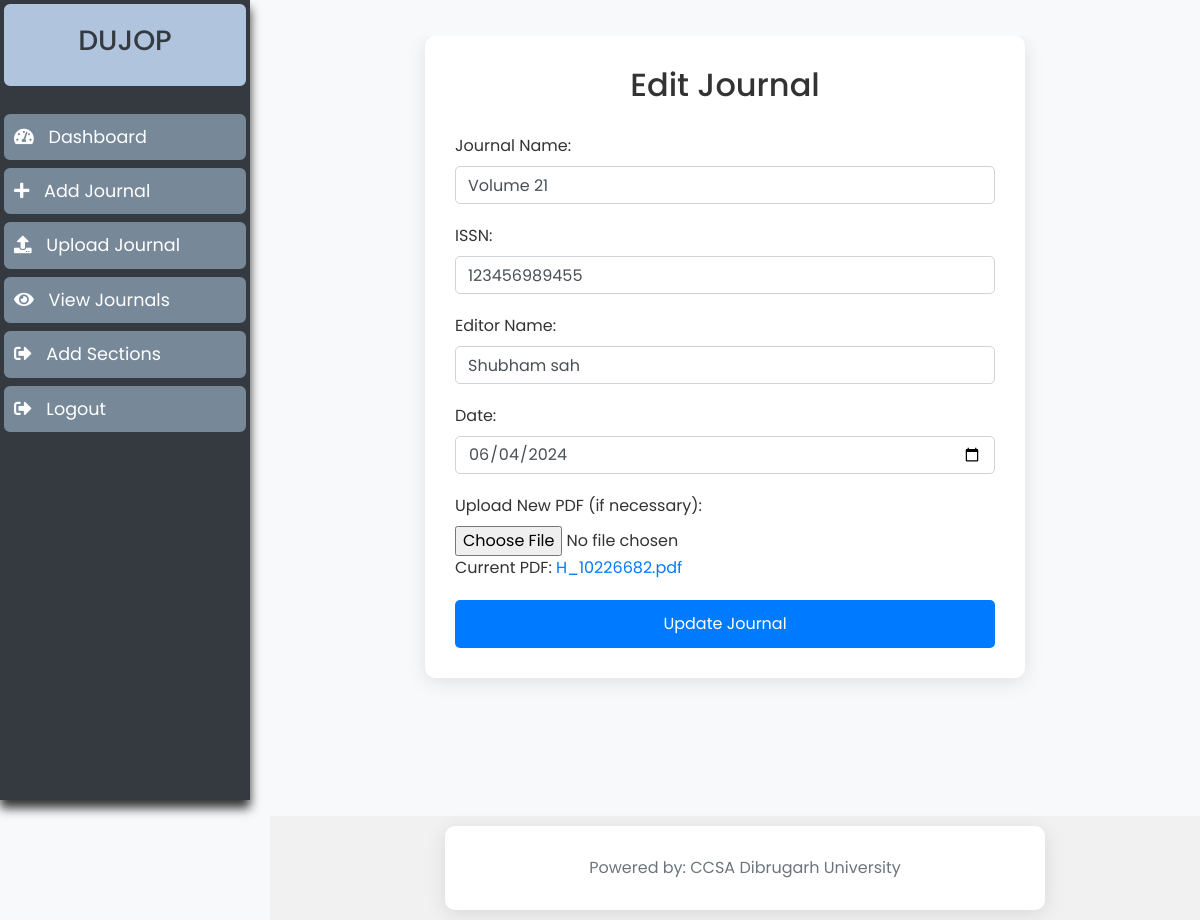
The page /admin/edit_journal.php?id=2 (signed in) on the database its author committed.
### tables this page shows
CREATE TABLE `journals` (
  `id` int(11) NOT NULL,
  `journal_name` varchar(255) NOT NULL,
  `issn` varchar(50) NOT NULL,
  `editor_name` varchar(255) NOT NULL,
  `date` date NOT NULL,
  `status` enum('active','inactive') DEFAULT 'active',
  `pdf` varchar(255) DEFAULT NULL,
  `date_uploaded` timestamp NOT NULL DEFAULT current_timestamp()
);

### admin/edit_journal.php (the view, shortened to what this page needs)
<?php include('includes/header.php'); ?>
<div class="container">
    <h2>Edit Journal</h2>
    <?php
    include('includes/db_connect.php');
    if (isset($_GET['id'])) {
        $journal_id = $_GET['id'];
        $sql = "SELECT * FROM journals WHERE id='$journal_id'";
        $result = $conn->query($sql);
        if ($result->num_rows > 0) {
            $journal = $result->fetch_assoc();
        } else {
            echo "<p>No journal found with the specified ID.</p>";
            exit();
        }
    } else {
        echo "<p>No journal selected to edit.</p>";
        exit();
    }
    ?>
    <form action="edit_journal.php" method="POST" enctype="multipart/form-data">
        <div class="form-group">
            <label for="journal_name">Journal Name:</label>
            <input type="text" class="form-control" id="journal_name" name="journal_name" value="<?php echo htmlspecialchars($journal['journal_name']); ?>" required>
        </div>
        <div class="form-group">
            <label for="issn">ISSN:</label>
            <input type="text" class="form-control" id="issn" name="issn" value="<?php echo htmlspecialchars($journal['issn']); ?>" required>
        </div>
        <div class="form-group">
            <label for="editor_name">Editor Name:</label>
            <input type="text" class="form-control" id="editor_name" name="editor_name" value="<?php echo htmlspecialchars($journal['editor_name']); ?>" required>
        </div>
        <div class="form-group">
            <label for="date">Date:</label>
            <input type="date" class="form-control" id="date" name="date" value="<?php echo htmlspecialchars($journal['date']); ?>" required>
        </div>
        <div class="form-group">
            <label for="pdf">Upload New PDF (if necessary):</label>
            <input type="file" class="form-control-file" id="pdf" name="pdf">
            <?php if ($journal['pdf']) : ?>
                <p>Current PDF: <a href="uploads/<?php echo htmlspecialchars($journal['pdf']); ?>" target="_blank"><?php echo htmlspecialchars($journal['pdf']); ?></a></p>
            <?php endif; ?>
        </div>
        <button type="submit" class="btn btn-primary">Update Journal</button>
    </form>
</div>
<?php include('includes/footer.php'); ?>

### admin/assets/css/style.css (style rules this page uses)
body { font-family: 'Arial', sans-serif; }

### admin/includes/header.php (style rules this page uses)
body { display: flex; flex-direction: column; height: 100vh; overflow: hidden; padding-top: 56px; }

### admin/edit_journal.php (style rules this page uses)
body { font-family: 'Poppins', sans-serif; background-color: #f8f9fa; color: #333; margin: 0 0 120px 0; padding: 0; display: flex; justify-content: center; align-items: center; height: 100vh; overflow-y: scroll; }
.container { max-width: 600px; padding: 30px; background: white; border-radius: 10px; box-shadow: 0 4px 20px rgba(0, 0, 0, 0.1); animation: fadeIn 0.5s ease; }
h2 { text-align: center; margin-bottom: 30px; animation: slideDown 0.5s ease; }
.form-group { margin-bottom: 20px; }
.form-control { border-radius: 5px; transition: border-color 0.3s, box-shadow 0.3s; }
.btn-primary { width: 100%; padding: 12px; background-color: #007bff; border: none; border-radius: 5px; color: white; transition: background-color 0.3s, transform 0.2s; animation: fadeIn 0.5s ease 0.2s backwards; }

### rows shown on the page
journals: journal_name "Volume 21", issn "123456989455", editor_name "Shubham sah", date "06/04/2024", pdf "H_10226682.pdf"
